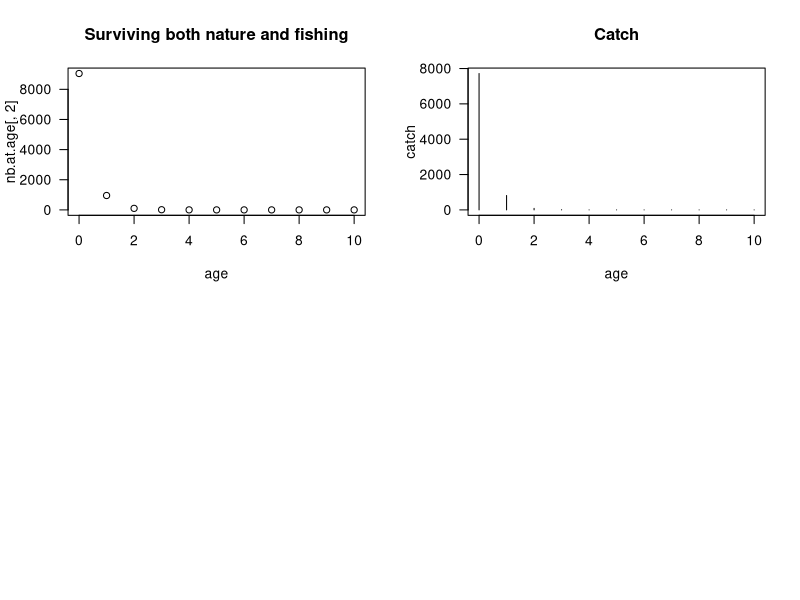

Write R code to recreate this figure.
# CREATION DATE     13 Nov. 2008
# MODIFICATION DATE  2 Sep. 2014

# AUTHOR Marco.Kienzle@csiro.au; marco.kienzle@gmail.com

# BACKGROUND we are looking for a method to estimate M and F with data similar to
#            the Torres Strait lobster assessment.
#            

# PURPOSE express a likelihood function to estimate cohort-specific mortality
#         using catch data (and not survey)

# METHOD 
# ASSUMPTION 

# COMMENT if you have only catches, you can't estimate both fishing and natural mortality,
#         you will end-up with M=F but Z will be well estimated
#         BUT if you can provide the ratio of catch over total abundance (basically you have
#             a catch time series and a absolute survey),
#             then the ratio of catch over total death (i.e. N(t+1) - N(t)) is equal to F/Z

# Suppose age varies between 0 and 10
age = seq(0,10)

# Suppose you have a M=0.105, F and N0 are arbitrary (randomly generated)
M <- 0.105
F <- runif(1, min = 0.1, max = 3)
print(paste("Simulated Z is", round(M+F,3)))

N0 <- runif(1, min = 1e3, max = 1e4)

nb.at.age = cbind(age, N0 * exp(-(M+ F)) ^ age) # this correspond to what you would see
                                         # with an exhaustive survey
# Calculate the total number of individual dying at age
total.death = N0 * (exp(-(M+F) * age) - exp(-(M+F) * (age+1)))

# According to stock assessment books, catch = F / Z
catch = F/(M+F) * total.death

# mess around catch a little bit
#catch <- catch * runif(length(catch), min = 0.8, max = 1.2)

# Plot the data
par(mfrow=c(2,2))
plot(age, nb.at.age[,2], main = "Surviving both nature and fishing", las = 1)
plot(age, catch, main = "Catch", type = "h", las=1)


# Maximum likelihood function to estimate F
llfunc = function(Z){ # a function of only 1 parameter (Z)

  # Fishing mortality is the parameter to estimate

  # Following Quinn and Deriso's equation (1.23)
  # Natural mortality relates to F and the total number of individual dying from 1 year to the next
  # and catch during the same year (here catch[1])
  # C = F/Z * nb.dying
  
  # Assume natural mortality is known
  #M = 0.105

  # And total mortality
  #Z = M+F

  # Calculating the probability of surviving until certain age
  prob1 = (1 - exp(-Z * age))
  prob2 = (1 - exp(-Z * (age+1)))

  # Finally the likelihood
  P = prob2-prob1
  -sum( catch  * log( P / sum(P) ))
  
} # End of function

Estimate.Recruitment <- function(Z){
# the idea is that each catch figure provides an estimate of recruitment
    
    estimates <- catch / ((Z-M) * ((exp(-Z*age) - exp(-Z*(age+1)))/Z) )
    
# Use mean and sd of estimates to provide the best estimate
    return(c(mean(estimates), sd(estimates)))
}

# Estimate cohort-specific mortality rates

result <- optim(par = c(0.1), fn = llfunc, method = c("L-BFGS-B"),
      lower = c(1e-2), upper = c(3), hessian = TRUE)
print(paste("Estimated Z is", round(result$par,3), "+-", round(sqrt(diag(solve(result$hessian))),3)))

    print(paste("Simulated recruitment", round(N0)))
    print(paste("Estimated recruitment", paste(round(Estimate.Recruitment(result$par)), collapse = " +- ")))
